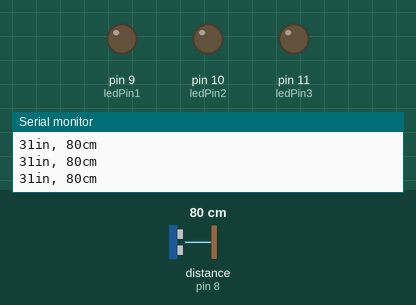
A sketch run on a simulated Arduino Uno, built with avr-gcc and run on an emulated ATmega328P. On the bench: output pins drawn as LEDs (lit = HIGH), the last lines printed to the serial monitor. Wiring (inferred from the names in the program): ultrasonic range finder: trigger pin 7; echo pin 8. The inputs (shaded band) are chosen by the test bench; at power-on: distance to the obstacle (sensor on pin 8) 80 cm. The echo pulse lasts 58.3 µs per cm; random numbers use the default seed unless the sketch sets one; pins used as bus, display or sensor lines are not drawn.

Above: at 1.2 s.
1.3 s: distance to the obstacle (sensor on pin 8) set to 12 cm
2.9 s: distance to the obstacle (sensor on pin 8) set to 9 cm
At 3.84 s:
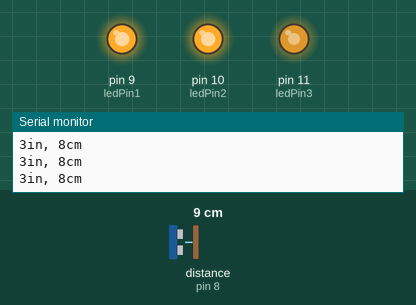
At 5.8 s:
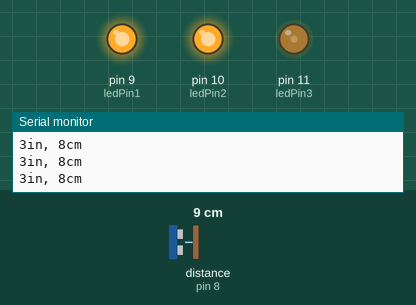
5.9 s: distance to the obstacle (sensor on pin 8) set to 18 cm
Timing chart, 0 to 8.9 s (numbered marks = the images above; inputs shaded):
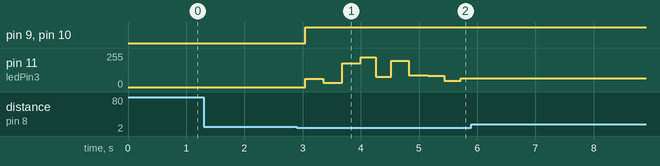

Measured:
- the behaviour switches between 11 and 10 cm on distance to the obstacle (sensor on pin 8) (found by bisection; images 0 and 1)
- after the input at 2.9 s, pin 9 (ledPin1), pin 10 (ledPin2): LOW → HIGH after 0.14 s; pin 11 (ledPin3): 0/255 → 61/255 after 0.14 s, → 32/255 0.31 s later, → 178/255 0.33 s later, → 225/255 0.32 s later, … (10 changes in this stretch)

The sketch:

uss_led3.ino
```cpp
/*
 * created by Rui Santos, http://randomnerdtutorials.com
 *
 * Complete Guide for Ultrasonic Sensor HC-SR04
 *
    Ultrasonic sensor Pins:
        VCC: +5VDC
        Trig : Trigger (INPUT) - Pin 9
        Echo: Echo (OUTPUT) - Pin 10
        GND: GND
 */
 int ledPin1 = 9; //Define Pin 9 LED1
int ledPin2 = 10; //Define Pin 10 LED2
int ledPin3 = 11; //Define Pin 11 LED3

int trigPin = 7;    //Trig - green Jumper
int echoPin = 8;    //Echo - yellow Jumper
long duration, cm, inches;

void setup() {
  //Serial Port begin
  Serial.begin (9600);
  //Define inputs and outputs
  pinMode(trigPin, OUTPUT);
  pinMode(echoPin, INPUT);
  pinMode(ledPin1, OUTPUT);
pinMode(ledPin2, OUTPUT);
pinMode(ledPin3, OUTPUT);
}

void loop()
{


  // The sensor is triggered by a HIGH pulse of 10 or more microseconds.
  // Give a short LOW pulse beforehand to ensure a clean HIGH pulse:
  digitalWrite(trigPin, LOW);
  delayMicroseconds(5);
  digitalWrite(trigPin, HIGH);
  delayMicroseconds(10);
  digitalWrite(trigPin, LOW);

  // Read the signal from the sensor: a HIGH pulse whose
  // duration is the time (in microseconds) from the sending
  // of the ping to the reception of its echo off of an object.
  pinMode(echoPin, INPUT);
  duration = pulseIn(echoPin, HIGH);

  // convert the time into a distance
  cm = (duration/2) / 29.1;
  inches = (duration/2) / 74;

  Serial.print(inches);
  Serial.print("in, ");
  Serial.print(cm);
  Serial.print("cm");
  Serial.println();
  if (cm > 5 && cm <10)fire();
  if (cm > 0 && cm <5)fireoff();
  delay(250);
}


void fire(){
analogWrite(ledPin1, random(300)+500); //Random
analogWrite(ledPin2, random(200)+500);
analogWrite(ledPin3, random(250)+500);
delay(random(100)); //Delay for 10 seconds
}

void fireoff(){
analogWrite(ledPin1, LOW);
analogWrite(ledPin2, LOW);
analogWrite(ledPin3, LOW);

}
```
